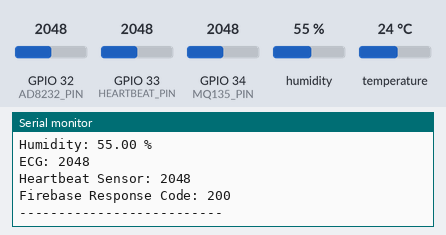
The sketch below on a simulated ESP32. Shown: the last lines printed to the serial monitor. The test bench sets the inputs (shaded band); at power-on: humidity 55 %, GPIO 32 (AD8232_PIN) = 2048, GPIO 33 (HEARTBEAT_PIN) = 2048, GPIO 34 (MQ135_PIN) = 2048, temperature 24 °C. WiFi joins after 1.5 s; servers stay silent unless stated; uploads are accepted with an empty reply.

Above: at 3.2 s.
3.3 s: humidity set to 22 %
At 4.17 s:
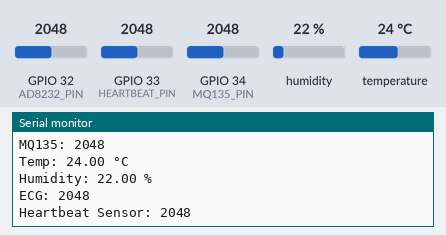
5.9 s: GPIO 32 (AD8232_PIN) set to 2866
At 6.17 s:
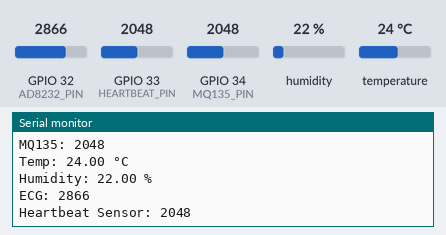
8.5 s: GPIO 33 (HEARTBEAT_PIN) set to 2866
At 10.9 s:
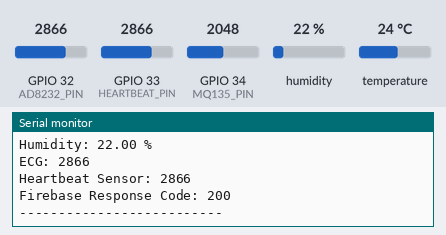
11.1 s: GPIO 34 (MQ135_PIN) set to 2866
At 12.17 s:
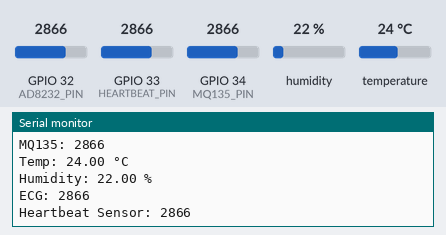
13.7 s: temperature set to 12 °C
At 14.6 s:
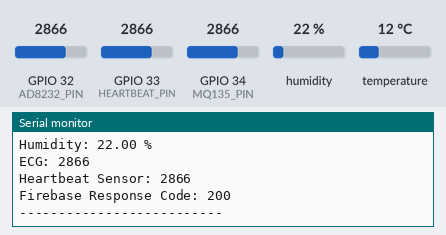
16.3 s: GPIO 32 (AD8232_PIN) set to 3972
At 18.17 s:
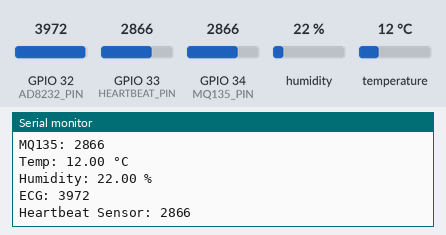
Timing chart, 0 to 19.7 s (numbered marks = the images above; inputs shaded):
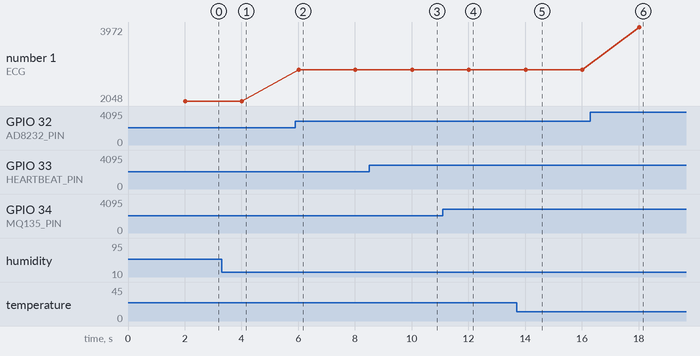

The sketch:

code.ino
```cpp
#include <WiFi.h>
#include <HTTPClient.h>
#include <DHT22.h>

// Wi-Fi credentials
const char* ssid = "curdrice";
const char* password = "strong password";

// Firebase credentials
const char* firebaseHost = "https://iothealth-834a3-default-rtdb.asia-southeast1.firebasedatabase.app/";
const char* firebaseAuth = "wfmVFv8Tkgk2iv6osjsAxLJ0FNRDc5rWzwggMzwG";

// Pin definitions
#define DHT22_PIN 4
#define MQ135_PIN 34
#define AD8232_PIN 32
#define HEARTBEAT_PIN 33  // New heartbeat sensor pin

// DHT22 object
DHT22 dht(DHT22_PIN);

// Timing
unsigned long previousMillis = 0;
const long interval = 2000; // 2 seconds

void setup() {
  Serial.begin(115200);

  // Connect to Wi-Fi
  WiFi.begin(ssid, password);
  while (WiFi.status() != WL_CONNECTED) {
    delay(1000);
    Serial.println("Connecting to WiFi...");
  }
  Serial.println("Connected to WiFi");
}

void loop() {
  unsigned long currentMillis = millis();

  if (currentMillis - previousMillis >= interval) {
    previousMillis = currentMillis;

    // Sensor readings
    int mq135Value = analogRead(MQ135_PIN);
    float temperature = dht.getTemperature();
    float humidity = dht.getHumidity();
    int ecgValue = analogRead(AD8232_PIN);
    int heartbeatValue = analogRead(HEARTBEAT_PIN);

    Serial.println("---- Sensor Readings ----");
    Serial.print("MQ135: "); Serial.println(mq135Value);
    Serial.print("Temp: "); Serial.print(temperature); Serial.println(" °C");
    Serial.print("Humidity: "); Serial.print(humidity); Serial.println(" %");
    Serial.print("ECG: "); Serial.println(ecgValue);
    Serial.print("Heartbeat Sensor: "); Serial.println(heartbeatValue);

    // Send to Firebase
    if (WiFi.status() == WL_CONNECTED) {
      HTTPClient http;
      String firebasePath = String(firebaseHost) + "/sensorData.json?auth=" + firebaseAuth;

      http.begin(firebasePath);
      http.addHeader("Content-Type", "application/json");

      String json = "{";
      json += "\"temperature\":" + String(temperature, 2) + ",";
      json += "\"humidity\":" + String(humidity, 2) + ",";
      json += "\"mq135\":" + String(mq135Value) + ",";
      json += "\"ecg\":" + String(ecgValue) + ",";
      json += "\"heartbeat\":" + String(heartbeatValue);
      json += "}";

      int httpResponseCode = http.PUT(json);
      Serial.print("Firebase Response Code: ");
      Serial.println(httpResponseCode);
      http.end();
    } else {
      Serial.println("WiFi not connected");
    }

    Serial.println("--------------------------");
  }
}
```

Measured:
- after the input at 3.3 s, the serial monitor: prints a new line after 0.71 s (image 1)
- after the input at 5.9 s, the serial monitor: prints a new line after 0.11 s (image 2)
- after the input at 8.5 s, the serial monitor: prints a new line after 1.5 s (image 3)
- after the input at 11.1 s, the serial monitor: prints a new line after 0.91 s (image 4)
- after the input at 13.7 s, the serial monitor: prints a new line after 0.31 s (image 5)
- after the input at 16.3 s, the serial monitor: prints a new line after 1.7 s (image 6)
- plotted number 1: 2048 → 2866 after the input at 5.9 s, 2866 → 3972 after the input at 16.3 s
